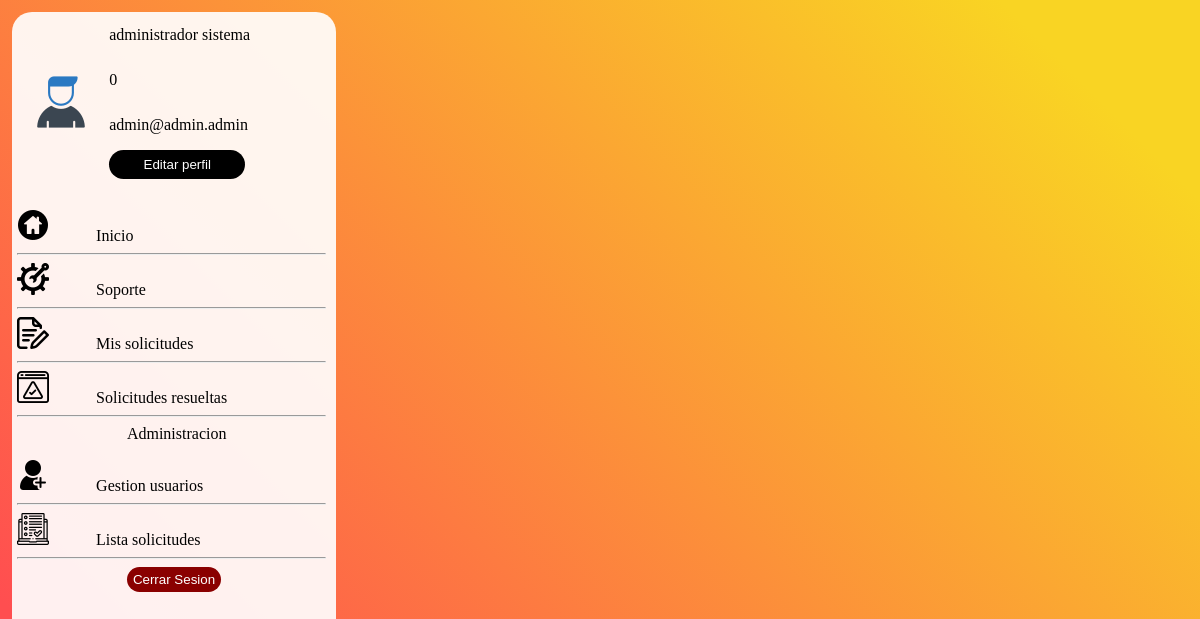
Screenshot of /index/ (signed in) with the database file from the repository.
### SoporteTecnico/models.py (models this page shows, shortened)
class Usuario(AbstractBaseUser):
    id=models.IntegerField(primary_key=True,unique=True,null=False,blank=False)
    nombres=models.CharField(max_length=80,blank=False)
    apellidos=models.CharField(max_length=80,blank=False)
    email=models.EmailField(unique=True,null=False,blank=False)
    username=models.CharField(unique=True ,max_length=100,null=False,blank=False)
    usuario_activo=models.BooleanField(default=True)
    usuario_admin=models.BooleanField(default=False)
    objects=UsuarioManager()
    USERNAME_FIELD='username'
    REQUIRED_FIELDS=['id','nombres','apellidos','email']

### SoporteTecnico/views.py (the view)
# urls.py: path('index/',views.baseMenu,name="baseMenu"),
@login_required
def baseMenu(request):
    return render(request,'baseMenu.html',{'user':request.user})

### SoporteTecnico/templates/baseMenu.html (shortened to what this page needs)
{% load static %}
<!DOCTYPE html>
<html lang="en">
<head>
    <link rel="stylesheet" href="{% static 'styles/styleMenu.css' %}" type="text/css">
    <link rel="stylesheet" href="{% static 'styles/styleSoporte.css' %}" type="text/css">
    <link rel="stylesheet" href="{% static 'styles/styleSolicitudes.css' %}" type="text/css">
</head>
<body>
    <nav>
        <div class="datos">
            <img class="imguser" src="{% static 'img/user.png' %}" alt="" id="imgs">
            <p class="inf">{{user.nombres}} {{user.apellidos}}</p>
            <p class="inf">{{user.id}}</p>
            <p class="inf">{{user.email}}</p>
            <button class="binfo" type="button">Editar perfil</button>
        </div>
        <ul class="opciones">
            <li class="items" href="/#/"><img class="imgop" src="{% static 'img/inicio.png' %}" alt="" id="imgs">Inicio</li>
            <hr>
            <li class="items" href="/#/"><img class="imgop" src="{% static 'img/soporte.png' %}" alt="" id="imgs">Soporte</li>
            <hr>
            <li class="items" href="/#/"><img class="imgop" src="{% static 'img/solicitud.png' %}" alt="" id="imgs">Mis solicitudes</li>
            <hr>
            <li class="items" href="/#/"><img class="imgop" src="{% static 'img/resuelto.png' %}" alt="" id="imgs">Solicitudes resueltas</li>
            <hr>
            {% if user.usuario_admin %}
            <li class="items titlesep" href="/#/">Administracion</li>
            <li class="items"><img class="imgop" src="{% static 'img/usuarios.png' %}" alt="" id="imgs">Gestion usuarios</li>
            <hr>
            <li class="items"><img class="imgop" src="{% static 'img/solicitudes.png' %}" alt="" id="imgs">Lista solicitudes</li>
            <hr>
            {% endif %}
            <button onclick="window.location.href = '/logout';" class="blogout" type="button">Cerrar Sesion</button>
        </ul>
    </nav>
</body>
</html>

### SoporteTecnico/static/styles/styleMenu.css (style rules this page uses)
body { display: grid; grid-template-columns: 30% 70%; min-height: 97vh; margin: 1% 1% 1% 1%; background: linear-gradient(45deg,#FF4E50 10%,#F9D423 90%); width: 90%; height: 90%; }
nav { border-radius: 20px; background-color: rgba(255, 255, 255, 0.915); }
.datos { display: grid; grid-template-columns: 30% 70%; grid-template-rows: 1fr 1fr 1fr 1fr; }
.imguser { grid-row: 1/ span 4; margin: auto; }
.binfo { color: white; border-style: none; border-radius: 30px; background-color: black; margin: 1% 40% 6% 0%; }
.inf { margin: 6% 0% 6% 0%; }
hr { border-style: inset; margin-right: 5px; color: gray; }
.opciones { list-style-type: none; margin-left: 0px; margin-right: 0px; padding-left: 5px; padding-right: 5px; }
.items { display: inline; border-radius: 10px; }
.titlesep { padding-left: 35%; padding-right: 35%; margin: auto; }
.imgop { margin-right: 15%; }
.blogout { border-style: none; border-radius: 25px; margin-left:35%; margin-right: 35%; padding-top: 5px; padding-bottom: 5px; color: white; background-color: #8A0000; }

### rows the page displays
Usuario: nombres "administrador", apellidos "sistema", id "0", email "admin@admin.admin"
